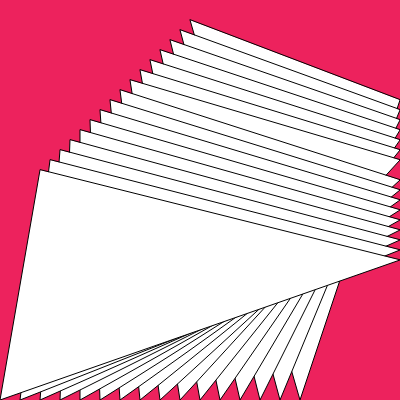
Frame 1 (no input)
Frame 60 (no input): identical to frame 1, image omitted
Frame 120 (the mouse pressed at the canvas centre since frame 60): identical to frame 1, image omitted

The p5.js sketch that drew this single still picture (run headless with seeded random() and noise() and a simulated clock; from frame 60 on, the mouse is pressed at the canvas centre):

// p5.js sketch
// ── sketch.js
function setup() {
  createCanvas(400, 400);
  frameRate(60);
  colorPicker = createColorPicker('#ed225d');
  colorPicker.position(0, height + 5);
}

function draw() {
  background(colorPicker.color());
 // noFill();
 // stroke(255,);


  triangle(190, 20, 300, 400, 400, 100);
  triangle(180, 30, 280, 400, 400, 110);
  triangle(170, 40, 260, 400, 400, 120);
  triangle(160, 50, 240, 400, 400, 130);
  triangle(150, 60, 220, 400, 400, 140);
  triangle(140, 70, 200, 400, 400, 150);
  triangle(130, 80, 180, 400, 400, 160);
  triangle(120, 90, 160, 400, 400, 180);
  triangle(110, 100, 140, 400, 400, 190);
  triangle(100, 110, 120, 400, 400, 200);
  triangle(90, 120, 100, 400, 400, 210);
  triangle(80, 130, 80, 400, 400, 220);
  triangle(70, 140, 60, 400, 400, 230);
  triangle(60, 150, 40, 400, 400, 240);
  triangle(50, 160, 20, 400, 400, 250);
  triangle(40, 170, 0, 400, 400, 260);
  

}
